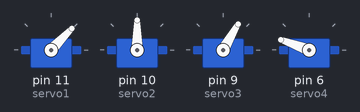
A sketch run on a simulated Arduino Uno, built with avr-gcc and run on an emulated ATmega328P. Shown: 4 × servo.

Above: at 2.05 s.
At 2.8 s:
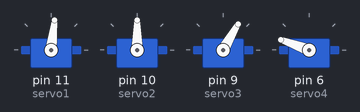
At 3.55 s:
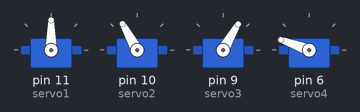
At 5.1 s:
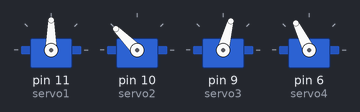
At 6.6 s:
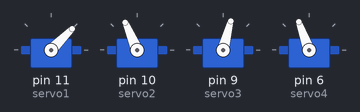
At 8.15 s:
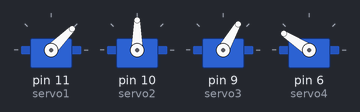
Timing chart, 0 to 10.3 s (numbered marks = the images above):
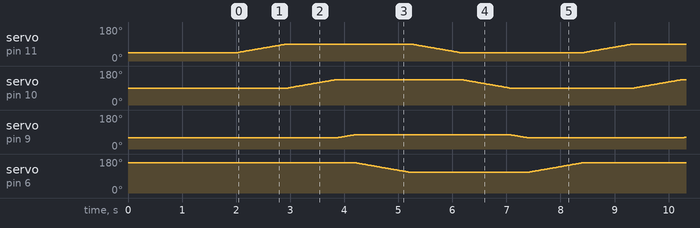

The sketch:

braco-robotico.ino
```cpp
/* MakerQuest - Projeto_1.4_Movimentos_Automáticos_Slowmove - Versão:1.0 Ago24 */
/*            Manuais&Códigos disponíveis em www.makerquest.com.br             */

#include <VarSpeedServo.h>

// Definição dos objetos servos do braço robótico usando a biblioteca VarSpeedServo
VarSpeedServo servo1;  // BASE
VarSpeedServo servo2;  // OMBRO
VarSpeedServo servo3;  // COTOVELO
VarSpeedServo servo4;  // GARRA

// Variáveis - Teste combinações de velocidade e delay, altere o movSpeed e delayTime e faça o upload do código.
// Exemplos:
// moveSpeed = 30 e delayTime = 15
// moveSpeed = 20 e delayTime = 25
// moveSpeed = 55 e delayTime = 6
// moveSpeed = 60 e delayTime = 5

const int moveSpeed = 60;   // Velocidade dos movimentos dos servos (0-255)
const unsigned long delayTime = 20; // Tempo de delay para os servos alcançarem a posição (em ms)


int pos = 0;            // Variável para armazenar a posição do servo

// Função para mover o servo suavemente
void moveServo(VarSpeedServo &servo, int startPos, int endPos) {
  if (startPos < endPos) {
    for (pos = startPos; pos <= endPos; pos++) {
      servo.slowmove(pos, moveSpeed);
      delay(delayTime); // Ajuste o delay conforme necessário
    }
  } else {
    for (pos = startPos; pos >= endPos; pos--) {
      servo.slowmove(pos, moveSpeed);
      delay(delayTime); // Ajuste o delay conforme necessário
    }
  }
}


void setup() {
  // Anexa o objeto servo ao pino
  servo1.attach(11);
  servo2.attach(10);
  servo3.attach(9);
  servo4.attach(6);

  // Configura as posições iniciais dos servos
  servo1.write(45);
  servo2.write(90);
  servo3.write(60);
  servo4.write(160);

  // Aguarda um tempo para garantir que os servos estejam na posição inicial
  delay(2000);
}

void loop() {
  unsigned long currentMillis = millis();

  // Executa a sequência de movimentos dos servos
  moveServo(servo1, 45, 90);   // BASE
  moveServo(servo2, 90, 135);  // OMBRO
  moveServo(servo3, 60, 75);   // COTOVELO
  moveServo(servo4, 160, 110); // GARRA

  moveServo(servo1, 90, 45);   // BASE
  moveServo(servo2, 135, 90);  // OMBRO
  moveServo(servo3, 75, 60);   // COTOVELO
  moveServo(servo4, 110, 160); // GARRA

  // Aguarda um tempo antes de reiniciar a sequência
  while (millis() - currentMillis < 2000) {
    // Loop de espera não bloqueante
  }
}
/* MakerQuest - Projeto_1.4_Movimentos_Automáticos_Slowmove - Versão:1.0 Ago24 */
/*            Manuais&Códigos disponíveis em www.makerquest.com.br             */
```
